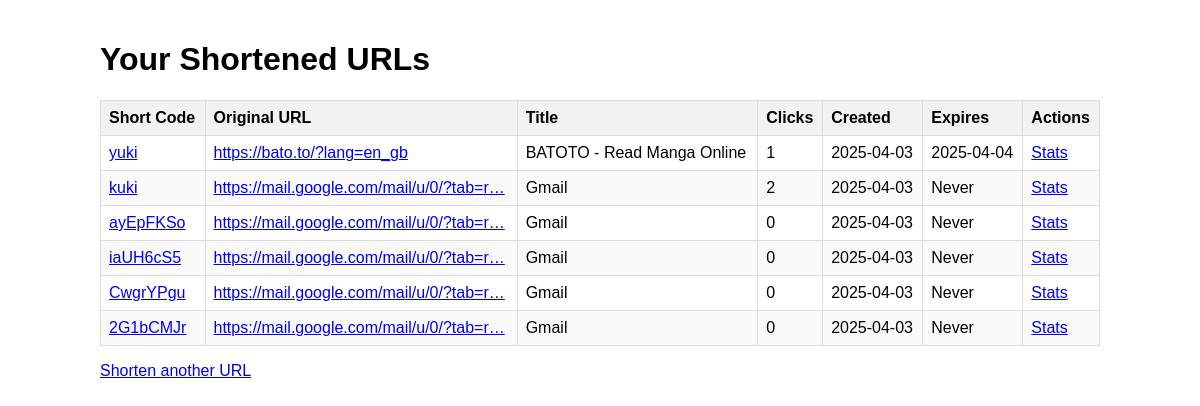
The page /dashboard/ (signed in) on the database its author committed.
### shortener/models.py (models this page shows, shortened)
class ShortenedURL(models.Model):
    original_url = models.URLField(max_length=2000)
    short_code = ShortUUIDField(
        length=8,
        max_length=8,
        primary_key=True,
        editable=False,
        alphabet="abcdefghijklmnopqrstuvwxyzABCDEFGHIJKLMNOPQRSTUVWXYZ0123456789"
    )
    custom_code = models.CharField(max_length=50, blank=True, null=True, unique=True)
    created_at = models.DateTimeField(default=timezone.now)
    expires_at = models.DateTimeField(blank=True, null=True)
    created_by = models.ForeignKey(User, on_delete=models.CASCADE, null=True, blank=True)
    click_count = models.PositiveIntegerField(default=0)
    title = models.CharField(max_length=255, blank=True, null=True)
    def get_short_url(self):
        return self.custom_code if self.custom_code else self.short_code
    class Meta:
        ordering = ['-created_at']

### shortener/views.py (the view)
# urls.py: path('dashboard/', views.dashboard, name='dashboard'),
@login_required
def dashboard(request):
    user_urls = ShortenedURL.objects.filter(created_by=request.user).order_by('-created_at')
    return render(request, 'shortener/dashboard.html', {'urls': user_urls})

### shortener/templates/shortener/dashboard.html (shortened to what this page needs)
<!DOCTYPE html>
<html>
<head>
</head>
<body>
    <h1>Your Shortened URLs</h1>
    <table>
        <thead>
            <tr>
                <th>Short Code</th>
                <th>Original URL</th>
                <th>Title</th>
                <th>Clicks</th>
                <th>Created</th>
                <th>Expires</th>
                <th>Actions</th>
            </tr>
        </thead>
        <tbody>
            {% for url in urls %}
            <tr {% if url.expires_at and url.expires_at < now %}class="expired"{% endif %}>
                <td><a href="{% url 'url_stats' url.get_short_url %}">{{ url.get_short_url }}</a></td>
                <td><a href="{{ url.original_url }}" target="_blank">{{ url.original_url|truncatechars:40 }}</a></td>
                <td>{{ url.title|truncatechars:30 }}</td>
                <td>{{ url.click_count }}</td>
                <td>{{ url.created_at|date:"Y-m-d" }}</td>
                <td>
                    {% if url.expires_at %}
                        {{ url.expires_at|date:"Y-m-d" }}
                    {% else %}
                        Never
                    {% endif %}
                </td>
                <td><a href="{% url 'url_stats' url.get_short_url %}">Stats</a></td>
            </tr>
            {% empty %}
            <tr>
                <td colspan="7">No shortened URLs yet</td>
            </tr>
            {% endfor %}
        </tbody>
    </table>
    <p><a href="{% url 'index' %}">Shorten another URL</a></p>
</body>
</html>

### shortener/templates/shortener/dashboard.html (style rules this page uses)
body { font-family: Arial, sans-serif; max-width: 1000px; margin: 0 auto; padding: 20px; }
table { width: 100%; border-collapse: collapse; margin-top: 20px; }
th, td { border: 1px solid #ddd; padding: 8px; text-align: left; }
th { background-color: #f2f2f2; }
tr:nth-child(even) { background-color: #f9f9f9; }

### rows shown on the page
ShortenedURL: get_short_url "yuki", original_url "https://bato.to/?lang=en_gb", title "BATOTO - Read Manga Online", click_count "1", created_at "2025-04-03", expires_at "2025-04-04"
ShortenedURL: get_short_url "kuki", original_url "https://mail.google.com/mail/u/0/?tab=r…", title "Gmail", click_count "2", created_at "2025-04-03", shows "Never"
ShortenedURL: get_short_url "ayEpFKSo", original_url "https://mail.google.com/mail/u/0/?tab=r…", title "Gmail", click_count "0", created_at "2025-04-03", shows "Never"
ShortenedURL: get_short_url "iaUH6cS5", original_url "https://mail.google.com/mail/u/0/?tab=r…", title "Gmail", click_count "0", created_at "2025-04-03", shows "Never"
ShortenedURL: get_short_url "CwgrYPgu", original_url "https://mail.google.com/mail/u/0/?tab=r…", title "Gmail", click_count "0", created_at "2025-04-03", shows "Never"
ShortenedURL: get_short_url "2G1bCMJr", original_url "https://mail.google.com/mail/u/0/?tab=r…", title "Gmail", click_count "0", created_at "2025-04-03", shows "Never"
